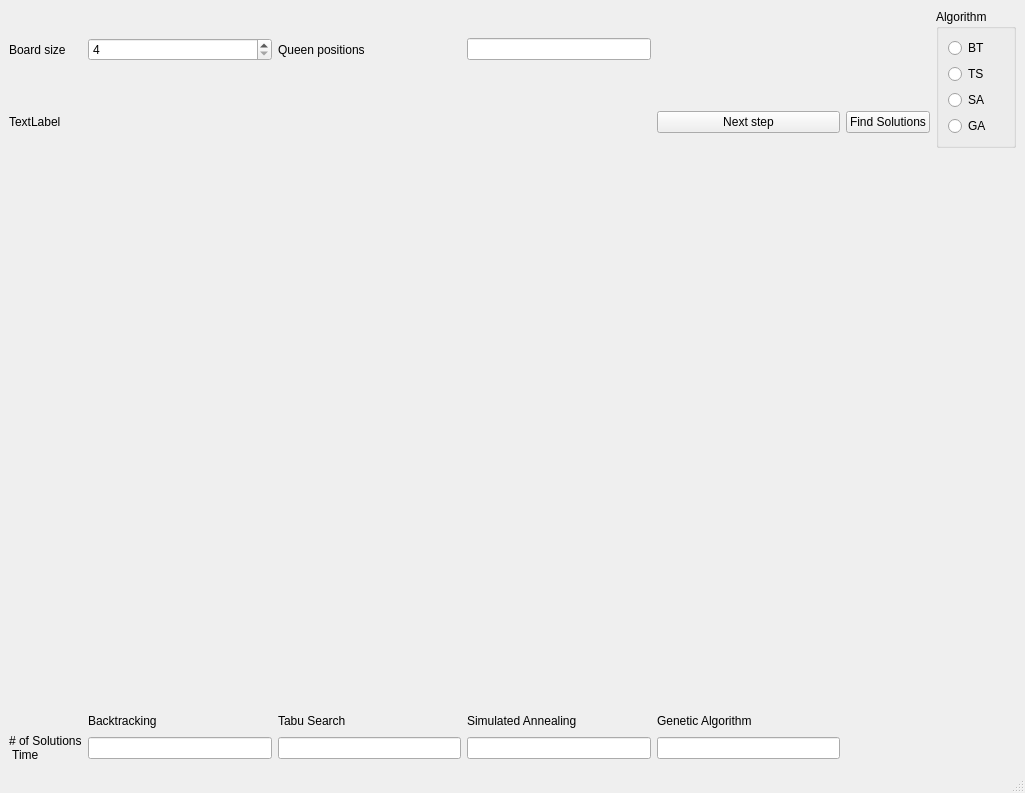
<?xml version="1.0" encoding="UTF-8"?>
<ui version="4.0">
 <class>MainWindow</class>
 <widget class="QMainWindow" name="MainWindow">
  <property name="geometry">
   <rect>
    <x>0</x>
    <y>0</y>
    <width>1025</width>
    <height>793</height>
   </rect>
  </property>
  <property name="windowTitle">
   <string>MainWindow</string>
  </property>
  <widget class="QWidget" name="centralwidget">
   <layout class="QGridLayout" name="gridLayout_2" rowstretch="0,0,1,0,0">
    <item row="1" column="6">
     <widget class="QPushButton" name="solveButton">
      <property name="text">
       <string>Find Solutions</string>
      </property>
     </widget>
    </item>
    <item row="1" column="5">
     <widget class="QPushButton" name="nextStepButton">
      <property name="text">
       <string>Next step</string>
      </property>
     </widget>
    </item>
    <item row="4" column="5">
     <widget class="QLineEdit" name="lineEdit_GA"/>
    </item>
    <item row="4" column="4">
     <widget class="QLineEdit" name="lineEdit_SA"/>
    </item>
    <item row="4" column="3">
     <widget class="QLineEdit" name="lineEdit_TS"/>
    </item>
    <item row="4" column="2">
     <widget class="QLineEdit" name="lineEdit_BT">
      <property name="text">
       <string/>
      </property>
     </widget>
    </item>
    <item row="0" column="4">
     <widget class="QLineEdit" name="queensLineEdit"/>
    </item>
    <item row="0" column="2">
     <widget class="QSpinBox" name="boardSizeSpinBox">
      <property name="minimum">
       <number>4</number>
      </property>
      <property name="maximum">
       <number>10</number>
      </property>
     </widget>
    </item>
    <item row="0" column="3">
     <widget class="QLabel" name="label">
      <property name="text">
       <string>Queen positions</string>
      </property>
     </widget>
    </item>
    <item row="0" column="0">
     <widget class="QLabel" name="label_11">
      <property name="text">
       <string>Board size</string>
      </property>
     </widget>
    </item>
    <item row="0" column="7" rowspan="2">
     <widget class="QGroupBox" name="groupBox">
      <property name="title">
       <string>Algorithm</string>
      </property>
      <layout class="QVBoxLayout" name="verticalLayout_4">
       <item>
        <widget class="QRadioButton" name="radioButton_BT">
         <property name="text">
          <string>BT</string>
         </property>
        </widget>
       </item>
       <item>
        <widget class="QRadioButton" name="radioButton_TS">
         <property name="text">
          <string>TS</string>
         </property>
        </widget>
       </item>
       <item>
        <widget class="QRadioButton" name="radioButton_SA">
         <property name="text">
          <string>SA</string>
         </property>
        </widget>
       </item>
       <item>
        <widget class="QRadioButton" name="radioButton_GA">
         <property name="text">
          <string>GA</string>
         </property>
        </widget>
       </item>
      </layout>
     </widget>
    </item>
    <item row="1" column="0">
     <widget class="QLabel" name="label_2">
      <property name="text">
       <string>TextLabel</string>
      </property>
     </widget>
    </item>
    <item row="3" column="5">
     <widget class="QLabel" name="label_6">
      <property name="text">
       <string>Genetic Algorithm</string>
      </property>
     </widget>
    </item>
    <item row="3" column="3">
     <widget class="QLabel" name="label_4">
      <property name="text">
       <string>Tabu Search</string>
      </property>
     </widget>
    </item>
    <item row="3" column="4">
     <widget class="QLabel" name="label_5">
      <property name="text">
       <string>Simulated Annealing</string>
      </property>
     </widget>
    </item>
    <item row="3" column="2">
     <widget class="QLabel" name="label_3">
      <property name="text">
       <string>Backtracking</string>
      </property>
     </widget>
    </item>
    <item row="4" column="0">
     <widget class="QLabel" name="label_12">
      <property name="text">
       <string># of Solutions
 Time</string>
      </property>
     </widget>
    </item>
   </layout>
  </widget>
  <widget class="QMenuBar" name="menubar">
   <property name="geometry">
    <rect>
     <x>0</x>
     <y>0</y>
     <width>1025</width>
     <height>25</height>
    </rect>
   </property>
  </widget>
  <widget class="QStatusBar" name="statusbar"/>
 </widget>
 <resources/>
 <connections/>
</ui>
